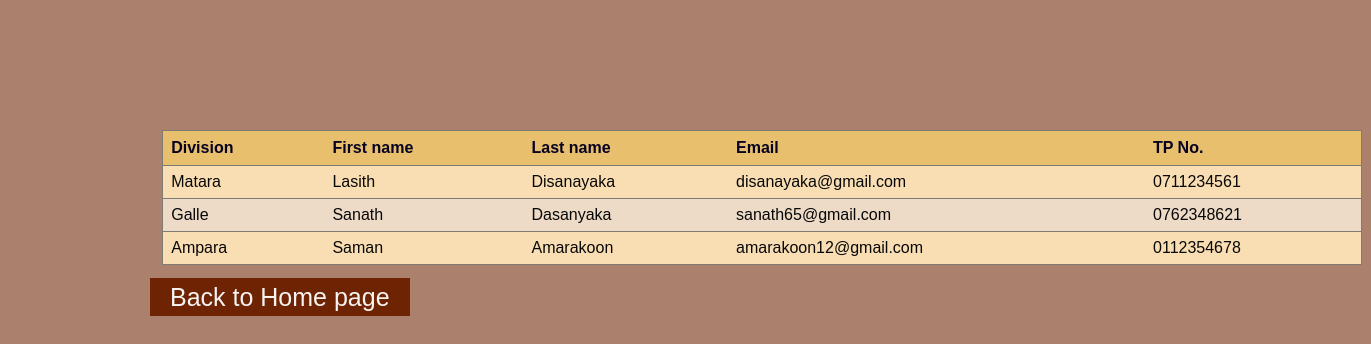
The app's page /src/php/index-contact_details.php with its own data.
### tables this page shows
CREATE TABLE `div_manager` (
  `div_id` int(4) NOT NULL,
  `first_name` varchar(20) NOT NULL,
  `last_name` varchar(20) NOT NULL,
  `email` varchar(100) NOT NULL,
  `tp` varchar(10) NOT NULL,
  `addr` varchar(255) NOT NULL,
  `pwd` varchar(100) NOT NULL DEFAULT 'Div_man@123',
  `emp_status` varchar(25) NOT NULL DEFAULT 'Divisional_Manager',
  `division` varchar(25) NOT NULL,
  `is_deleted` tinyint(1) NOT NULL DEFAULT 0
);

### src/php/index-contact_details.php (the view, shortened to what this page needs)
<html>
	<head>
        <link rel="stylesheet" type="text/css" href="../../public/css/style_manager_remove_dm.css">
        <link rel="stylesheet" type="text/css" href="../../public/css/index_page.css">
	</head>
	<body >
    <?php
    include_once('../../config/connect.php');
    ?>
<div class="main2">
    <center>
                <table class="div_man">
                    <tr>
                        <th>Division</th>
                        <th>First name</th>
                        <th>Last name</th>
                        <th>Email</th>
                        <th>TP No.</th>
                    </tr>
                    <?php
                    $sql = "SELECT * FROM div_manager WHERE is_deleted=0;";
                    $query=mysqli_query($connection,$sql);
                    while ($result =mysqli_fetch_assoc($query)) {
                    ?>
                    <tr>
                            <td><?php echo $result['division'] ?></td>
                            <td><?php echo $result['first_name'] ?></td>
                            <td><?php echo $result['last_name'] ?></td>
                            <td><?php echo $result['email'] ?></td>
                            <td><?php echo $result['tp'] ?></td>
                    </tr>
                    <?php
                    }
                    ?>
                </table>
            </center>
         <a href="index.php">Back to Home page</a>
</div>
</body>
</html>

### public/css/style_manager_remove_dm.css (style rules this page uses)
.div_man { font-family: Cambria, Cochin, Georgia, Times, 'Times New Roman', serif; border-collapse: collapse; margin-left: 1%; margin-right: 50%; width: 100%; }
.div_man td, .div_man th { text-align: left; padding: 8px; color: rgb(8, 8, 8); border: 0px solid #ddd; }
.div_man tr { border: 1px solid #7e7a74; background-color: rgba(243, 227, 208, 0.918); }
.div_man tr:nth-child(even) { background-color: #fadeb3; }
.div_man th { padding-top: 8px; padding-bottom: 8px; text-align: left; color: rgb(6, 2, 32); background-color: rgba(230, 184, 86, 0.788); }
.div_man td { padding-top: 7px; padding-bottom: 7px; }

### public/css/index_page.css (style rules this page uses)
* { margin: 0; padding: 0; box-sizing: border-box; outline: none; list-style: none; text-decoration: none; font-family: 'Josefin Sans', sans-serif; }
.main2 a { font-size: 25px; color: rgb(247, 243, 243); background-color: #6e2402; padding: 5px 20px; }
.main2 { padding-top:130px ; padding-left:150px ; height: 800px; width: 100%; background: #6e240293; }
.main2 table { width: 1200px; }

### records on screen
div_manager: division "Matara", first_name "Lasith", last_name "Disanayaka", email "disanayaka@gmail.com", tp "0711234561"
div_manager: division "Galle", first_name "Sanath", last_name "Dasanyaka", email "sanath65@gmail.com", tp "0762348621"
div_manager: division "Ampara", first_name "Saman", last_name "Amarakoon", email "amarakoon12@gmail.com", tp "0112354678"
